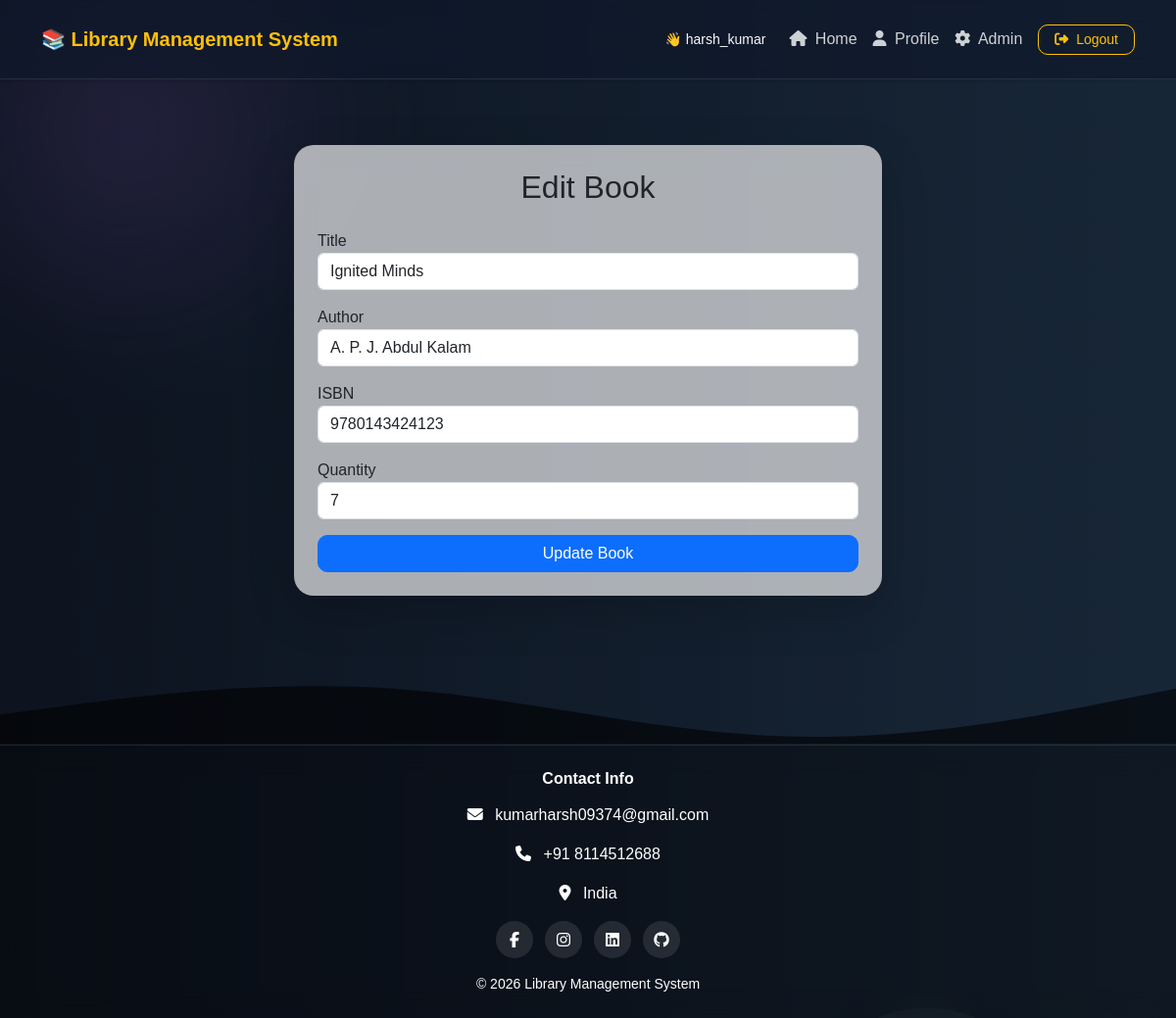
Page /books/edit/3/ (signed in) on the committed database.
### books/models.py (models this page shows, shortened)
class Book(models.Model):
    title = models.CharField(
        max_length=200
    )
    author = models.CharField(
        max_length=200
    )
    isbn = models.CharField(
        max_length=100,
        default='N/A'
    )
    quantity = models.IntegerField(
        default=1
    )
    added_at = models.DateTimeField(
        default=timezone.now
    )

### books/views.py (the view, shortened to what this page needs)
# urls.py: path('edit/<int:id>/', views.edit_book, name='edit_book'),
@login_required
def edit_book(request, id):
    if not (request.user.is_superuser or request.user.is_staff):
        messages.error(request, "Access denied.")
        return redirect('student_dashboard')
    book = get_object_or_404(Book, id=id)
    return render(request, 'books/edit_book.html', {'book': book})

### books/templates/books/edit_book.html (shortened to what this page needs)
{% extends 'base.html' %}
{% block content %}
{% include 'includes/dashboard_navbar.html' %}
<div class="container py-5">
    <div class="card shadow-lg border-0 p-4 mx-auto" style="max-width:600px;border-radius:20px;">
        <h2 class="text-center mb-4">
            Edit Book
        </h2>
        <form method="POST">
            <div class="mb-3">
                <label>Title</label>
                <input type="text" name="title" value="{{ book.title }}" class="form-control">
            </div>
            <div class="mb-3">
                <label>Author</label>
                <input type="text" name="author" value="{{ book.author }}" class="form-control">
            </div>
            <div class="mb-3">
                <label>ISBN</label>
                <input type="text" name="isbn" value="{{ book.isbn }}" class="form-control">
            </div>
            <div class="mb-3">
                <label>Quantity</label>
                <input type="number" name="quantity" value="{{ book.quantity }}" class="form-control">
            </div>
            <button class="btn btn-primary w-100">
                Update Book
            </button>
        </form>
    </div>
</div>
{% endblock %}

### templates/includes/dashboard_navbar.html (shortened to what this page needs)
<nav class="navbar navbar-expand-lg navbar-dark shadow-sm" style="background: rgba(0,0,0,0.55);
            backdrop-filter: blur(12px);
            border-bottom: 1px solid rgba(255,255,255,0.1);">
    <div class="container">
        <a class="navbar-brand fw-bold text-warning" href="{% if user.is_authenticated %}
                    {% if user.is_superuser %}
                        {% url 'admin_dashboard' %}
                    {% elif user.is_staff %}
                        {% url 'staff_dashboard' %}
                    {% else %}
                        {% url 'student_dashboard' %}
                    {% endif %}
                 {% else %}
                    {% url 'home' %}
                 {% endif %}">
            📚 Library Management System
        </a>
        <div class="collapse navbar-collapse" id="navbarNav">
            <ul class="navbar-nav ms-auto align-items-center">
                {% if user.is_authenticated %}
                <li class="nav-item me-3">
                    <span class="text-light small">
                        👋 {{ request.user.username }}
                    </span>
                </li>
                <li class="nav-item">
                    <a class="nav-link" href="
                           {% if user.is_superuser %}
                                {% url 'admin_dashboard' %}
                           {% elif user.is_staff %}
                                {% url 'staff_dashboard' %}
                           {% else %}
                                {% url 'student_dashboard' %}
                           {% endif %}
                           ">
                        <i class="fa fa-home me-1"></i> Home
                    </a>
                </li>
                <li class="nav-item">
                    <a class="nav-link" href="{% url 'profile' %}">
                        <i class="fa fa-user me-1"></i> Profile
                    </a>
                </li>
                {% if user.is_superuser %}
                <li class="nav-item">
                    <a class="nav-link text-warning" href="/admin" target="_blank">
                        <i class="fa fa-cog me-1"></i> Admin
                    </a>
                </li>
                {% endif %}
                <li class="nav-item ms-2">
                    <button type="button" class="btn btn-outline-warning btn-sm px-3" data-bs-toggle="modal"
                        data-bs-target="#logoutModal">
                        <i class="fa fa-sign-out-alt me-1"></i> Logout
                    </button>
                </li>
                {% endif %}
            </ul>
        </div>
    </div>
</nav>

### static/css/style.css (style rules this page uses)
html, body { height: 100%; margin: 0; padding: 0; scroll-behavior: smooth; }
body { padding-top: 100px; background: linear-gradient(to right, #141e30, #243b55); min-height: 100vh; display: flex; flex-direction: column; font-family: Arial, sans-serif; overflow-x: hidden; position: relative; }
body::before { content: ""; position: fixed; inset: 0; background: rgba(0, 0, 0, .35); z-index: -3; }
body::after { content: ""; position: fixed; width: 500px; height: 500px; background: radial-gradient(circle, rgba(118, 75, 162, .22), transparent 70%); top: -120px; left: -120px; filter: blur(45px); animation: moveGlow 10s ease-in-out infinite alternate; z-index: -2; }
.navbar { background: rgba(15, 23, 42, .65) !important; backdrop-filter: blur(18px); -webkit-backdrop-filter: blur(18px); border-bottom: 1px solid rgba(255, 255, 255, .08); border-radius: 0px; box-shadow: 0 8px 30px rgba(0, 0, 0, .25); transition: .3s; }
.navbar { position: fixed; top: 0; padding-top: 20px; padding-bottom: 20px; left: 0; width: 100%; z-index: 1000; backdrop-filter: blur(18px); }
.navbar-brand { font-size: 20px; font-weight: 700; }
.navbar .nav-link { color: rgba(255, 255, 255, .8) !important; padding: 6px 10px; border-radius: 8px; transition: .3s; }
.card { border-radius: 20px; backdrop-filter: blur(12px); background: rgba(255, 255, 255, .65); box-shadow: 0 8px 25px rgba(0, 0, 0, .2); transition: .3s; }
button { border-radius: 10px !important; font-weight: 600; }

### rows in the picture
Book: title "Ignited Minds", author "A. P. J. Abdul Kalam", isbn "9780143424123", quantity "7"

### other values in the picture
{{ request.user.username }} "harsh_kumar"
